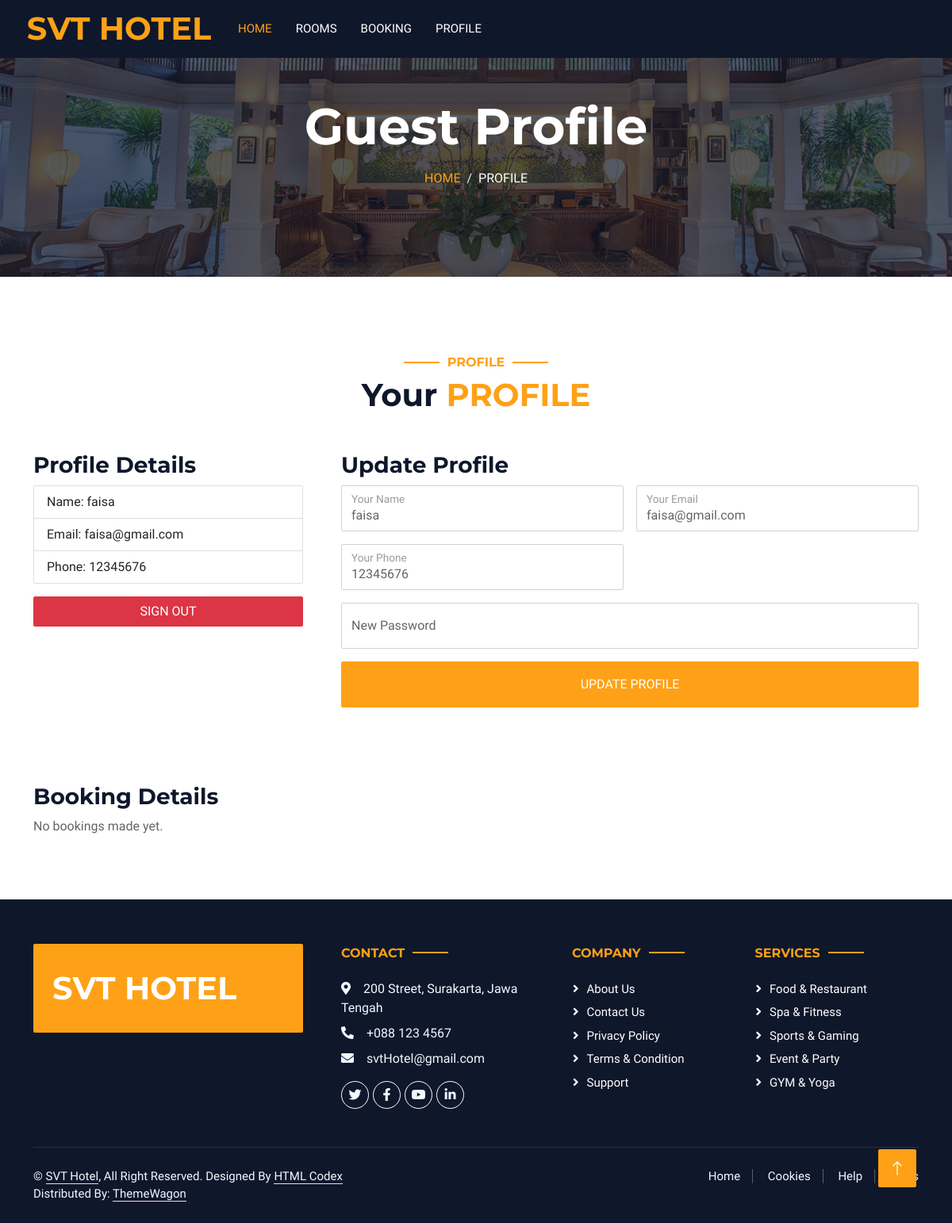
/profile.php (signed in), run on the app's committed database.
### tables this page shows
CREATE TABLE `guests` (
  `guest_id` int(11) NOT NULL,
  `name` varchar(100) NOT NULL,
  `email` varchar(100) NOT NULL,
  `phone` int(20) DEFAULT NULL,
  `password` varchar(20) DEFAULT NULL,
  `created_at` timestamp NOT NULL DEFAULT current_timestamp()
);

### profile.php (the view, shortened to what this page needs)
<?php
include 'koneksi.php';
$guest_bookings = [];
$guest_id = $_SESSION['guest_id'];
$sql_guest = "SELECT * FROM guests WHERE guest_id = ?";
$stmt_guest = $conn->prepare($sql_guest);
$stmt_guest->bind_param("i", $guest_id);
$stmt_guest->execute();
$guest = $stmt_guest->get_result()->fetch_assoc();
include 'header.php';
?>
<div class="container-fluid page-header mb-5 p-0" style="background-image: url(img/carousel-1.jpg);">
    <div class="container-fluid page-header-inner py-5">
        <div class="container text-center pb-5">
            <h1 class="display-3 text-white mb-3 animated slideInDown">Guest Profile</h1>
            <nav aria-label="breadcrumb">
                <ol class="breadcrumb justify-content-center text-uppercase">
                    <li class="breadcrumb-item"><a href="index.php">Home</a></li>
                    <li class="breadcrumb-item text-white active" aria-current="page">Profile</li>
                </ol>
            </nav>
        </div>
    </div>
</div>
<div class="container-xxl py-5">
    <div class="container">
        <div class="text-center wow fadeInUp" data-wow-delay="0.1s">
            <h6 class="section-title text-center text-primary text-uppercase">Profile</h6>
            <h1 class="mb-5">Your <span class="text-primary text-uppercase">Profile</span></h1>
        </div>
        <div class="row g-5">
            <div class="col-lg-4">
                <div class="wow fadeInUp" data-wow-delay="0.2s">
                    <h3>Profile Details</h3>
                    <ul class="list-group">
                        <li class="list-group-item">Name: <?php echo htmlspecialchars($guest['name']); ?></li>
                        <li class="list-group-item">Email: <?php echo htmlspecialchars($guest['email']); ?></li>
                        <li class="list-group-item">Phone: <?php echo htmlspecialchars($guest['phone']); ?></li>
                    </ul>
                    <a href="sign_out.php" class="btn btn-danger w-100 mt-3">Sign Out</a>
                </div>
            </div>
            <div class="col-lg-8">
                <div class="wow fadeInUp" data-wow-delay="0.4s">
                    <h3>Update Profile</h3>
                    <form action="update_profile.php" method="POST">
                        <div class="row g-3">
                            <div class="col-md-6">
                                <div class="form-floating">
                                    <input type="text" class="form-control" id="name" name="name" placeholder="Your Name" value="<?php echo htmlspecialchars($guest['name']); ?>">
                                    <label for="name">Your Name</label>
                                </div>
                            </div>
                            <div class="col-md-6">
                                <div class="form-floating">
                                    <input type="email" class="form-control" id="email" name="email" placeholder="Your Email" value="<?php echo htmlspecialchars($guest['email']); ?>">
                                    <label for="email">Your Email</label>
                                </div>
                            </div>
                            <div class="col-md-6">
                                <div class="form-floating">
                                    <input type="text" class="form-control" id="phone" name="phone" placeholder="Your Phone" value="<?php echo htmlspecialchars($guest['phone']); ?>">
                                    <label for="phone">Your Phone</label>
                                </div>
                            </div>
                            <div class="col-12">
                                <div class="form-floating">
                                    <input type="password" class="form-control" id="password" name="password" placeholder="New Password">
                                    <label for="password">New Password</label>
                                </div>
                            </div>
                            <div class="col-12">
                                <button class="btn btn-primary w-100 py-3" type="submit">Update Profile</button>
                            </div>
                        </div>
                    </form>
                </div>
            </div>
        </div>
        <div class="row g-5 mt-5">
            <div class="col-12">
                <div class="wow fadeInUp" data-wow-delay="0.6s">
                    <h3>Booking Details</h3>
                    <?php if (count($guest_bookings) == 0): ?>
                        <p>No bookings made yet.</p>
                    <?php endif; ?>
                </div>
            </div>
        </div>
    </div>
</div>
<?php include 'footer.php'; ?>

### css/style.css (style rules this page uses)
:root { --primary: #FEA116; --light: #F1F8FF; --dark: #0F172B; }
.btn { font-weight: 500; text-transform: uppercase; transition: .5s; }
.btn.btn-primary, .btn.btn-secondary { color: #FFFFFF; }
.page-header { background-position: center center; background-repeat: no-repeat; background-size: cover; }
.page-header-inner { background: rgba(15, 23, 43, .7); }
.breadcrumb-item + .breadcrumb-item::before { color: var(--light); }
.section-title { position: relative; display: inline-block; }
.section-title::before { position: absolute; content: ""; width: 45px; height: 2px; top: 50%; left: -55px; margin-top: -1px; background: var(--primary); }
.section-title::after { position: absolute; content: ""; width: 45px; height: 2px; top: 50%; right: -55px; margin-top: -1px; background: var(--primary); }

### data on the page
guests: name "faisa", email "faisa@gmail.com", phone "12345676"
